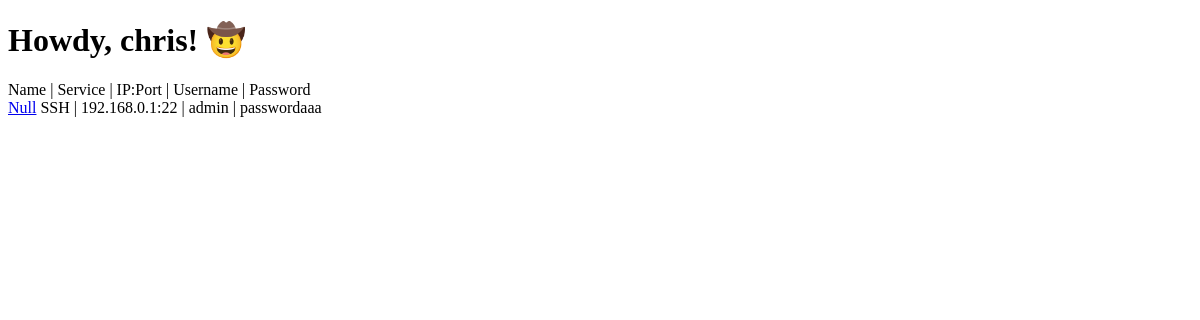
Page / (signed in) on the earlier database version.
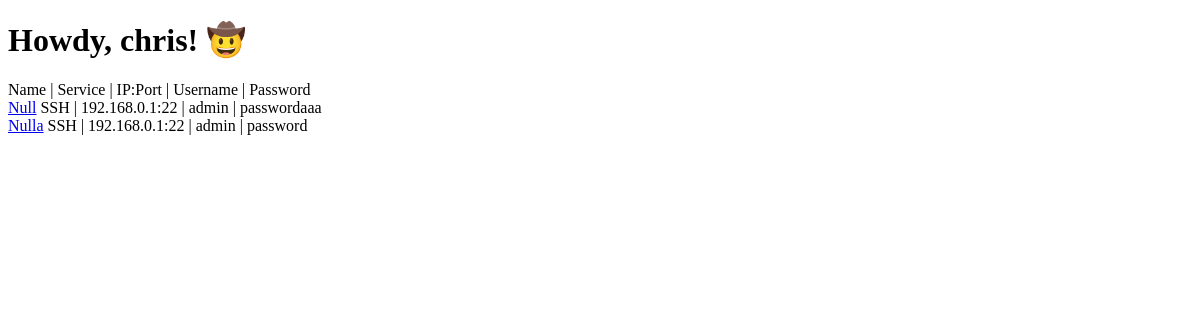
Same page on the later database version.
### credentials/models.py (models this page shows, shortened)
class Credential(models.Model):
    teamnid = models.IntegerField()
    name = models.CharField(max_length=100)
    service = models.CharField(max_length=200)
    ip = models.CharField(max_length=15)
    port = models.IntegerField()
    username = models.CharField(max_length=200)
    password = models.CharField(max_length=200)

### credentials/views.py (the view)
# urls.py: path('', CredentialView.as_view(), name="cred"),
class CredentialView(ListView):
    model = Credential
    template_name = 'credentials.html'

### credentials/templates/credentials.html
<!DOCTYPE html>
<html>
{% if user.is_authenticated %}
<h1>Howdy, {{ user.username }}! 🤠</h1>
Name | Service | IP:Port | Username | Password <br>
{% for credential in object_list %}
    {% if user.id == credential.teamnid %}
    <a href="{% url 'cred-detail' credential.pk %}">{{ credential.name }}</a>
    {{ credential.service }} | {{ credential.ip }}:{{ credential.port }} | {{ credential.username }} | {{ credential.password }}
    <br>
    {% endif %}
{% endfor %}
{% else %}
<h1> Sorry you must be logged in to view this page!</h1>
<a href="{% url 'login' %}">Login Here!</a>
{% endif %}
</html>

Differences in the rows shown:
now on this page (row edited): Credential: name "Nulla", service "SSH", ip "192.168.0.1", port "22", username "admin", password "password"
